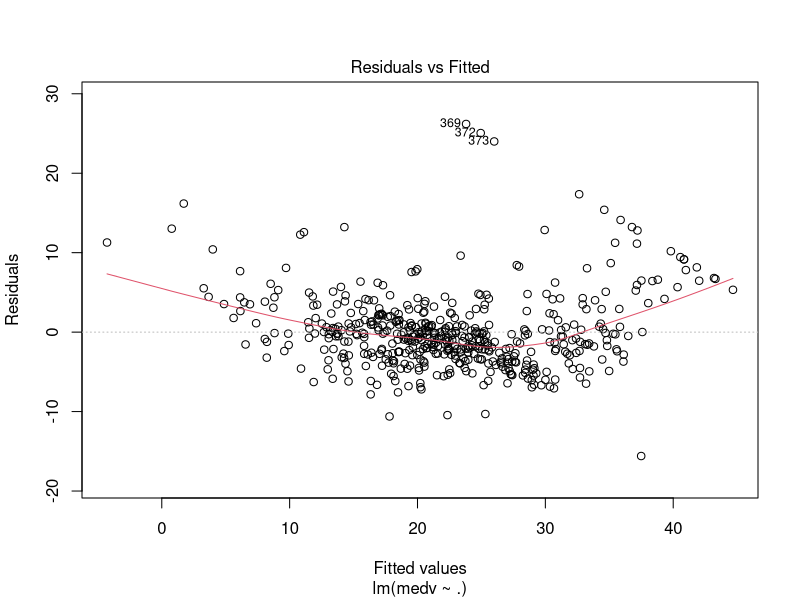

This figure's R source: (Note: this script raises an error after producing the figure.)
library(ggplot2)
library(MASS)
library(lmtest)
data("diamonds")

attach(diamonds)

head(diamonds)

cross.table <- table(cut, color)
# class(cross.table)

rowSums(cross.table)
colSums(cross.table)
sum(colSums(cross.table))
chiSq.diamonds <- chisq.test(cross.table)
chiSq.diamonds$observed

print(chiSq.diamonds$expected, digits = 2)


# Breush-Pagan Test for Heteroscedasticity
lm.ols <- lm(medv~., data = Boston)
bptest(lm.ols, data = Boston)
plot(lm.ols, which = 1)


ggpairs(data.frame(
  "Salary" = Salaries$salary,
  "Gender" = Salaries$sex,
  "Years Since PhD" = Salaries$yrs.since.phd,
  upper = list(combo = 'box')
))
